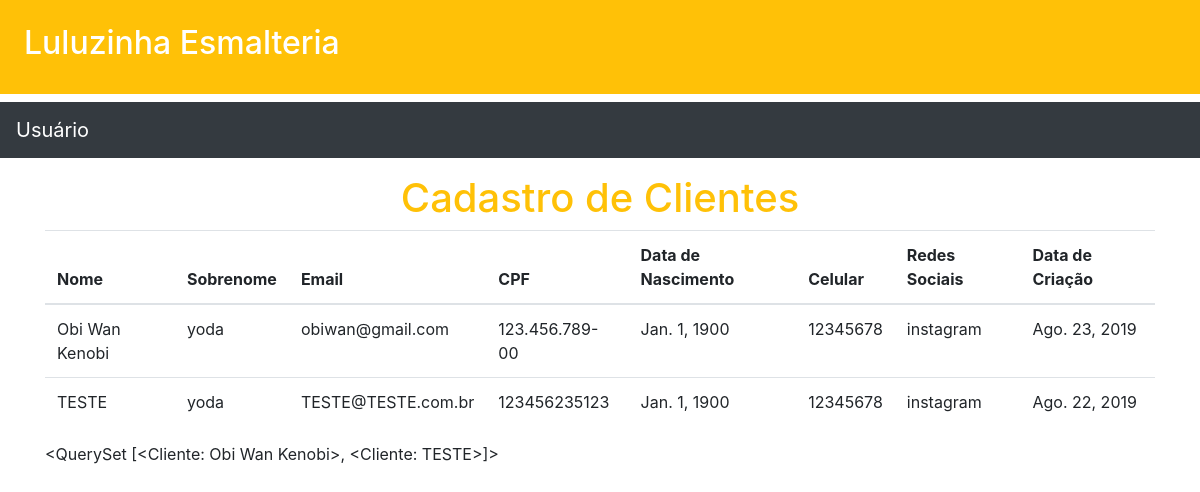
/clientes/, run on an earlier commit of the app's database.
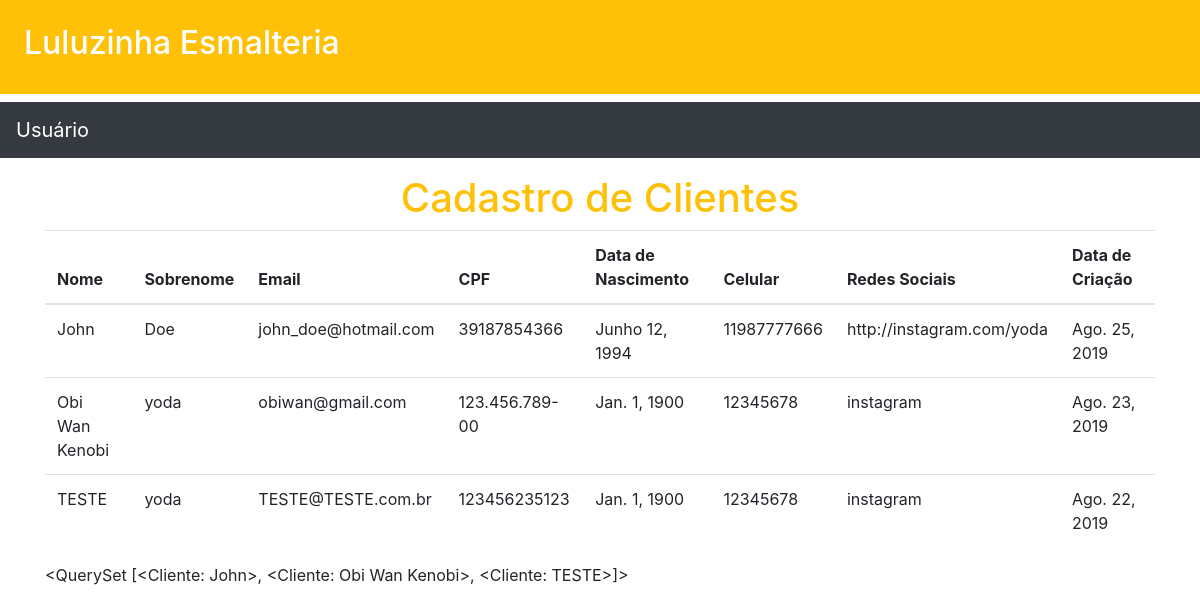
And on a later commit of the database.
### clientes/models.py (models this page shows)
class Cliente(models.Model):
    nome = models.CharField(max_length=250)
    sobrenome = models.CharField(max_length=250)
    email = models.EmailField()
    cpf = models.CharField(max_length=14,unique=True)
    dt_nascimento = models.DateField(default='1900-01-01')
    celular = models.CharField(max_length=15)
    redes = models.CharField(max_length=80)
    data_criacao = models.DateField(auto_now_add=True)
    def __str__(self):
        return self.nome

### clientes/views.py (the view)
# urls.py: path('',lista_de_clientes,name='lista_de_clientes'),
def lista_de_clientes(request):
    clientes = Cliente.objects.all().order_by('-id')
    return render(request,"clientes/lista_de_clientes.html",{'clientes':clientes})

### core/templates/clientes/lista_de_clientes.html (shortened to what this page needs)
{% extends 'base2.html' %}
{% block content %}
<div class="container">
<div class="text-center">
<h1 class="text-warning">Cadastro de Clientes</h1>
</div>
<table class="table table-head">
    <thead>
        <tr>
            <th>Nome</th>
            <th>Sobrenome</th>
            <th>Email</th>
            <th>CPF</th>
            <th>Data de Nascimento</th>
            <th>Celular</th>
            <th>Redes Sociais</th>
            <th>Data de Criação</th>
        </tr>
    </thead>
    <tbody>
        {% for cliente in clientes %}
        <tr>
            <td>{{ cliente.nome }}</td>
            <td>{{ cliente.sobrenome }}</td>
            <td>{{ cliente.email }}</td>
            <td>{{ cliente.cpf }}</td>
            <td>{{ cliente.dt_nascimento }}</td>
            <td>{{ cliente.celular }}</td>
            <td>{{ cliente.redes }}</td>
            <td>{{ cliente.data_criacao }}</td>
        </tr>
        {% endfor %}
    </tbody>
</table>
{{ clientes }}
</div>
{% endblock content %}

What changed in the data, as far as the page shows it:
added Cliente: nome "John", sobrenome "Doe", email "john_doe@hotmail.com", cpf "39187854366", dt_nascimento "Junho 12, 1994", celular "11987777666", redes "http://instagram.com/yoda", data_criacao "Ago. 25, 2019", nome.nome "<QuerySet [<Cliente: John>, <Cliente: Obi Wan Kenobi>, <Cliente: TESTE>]>"
Also different on the page:
{{ clientes }}: "<QuerySet [<Cliente: Obi Wan Kenobi>, <Cliente: TESTE>]>" → "<QuerySet [<Cliente: John>, <Cliente: Obi Wan Kenobi>, <Cliente: TESTE>]>"
